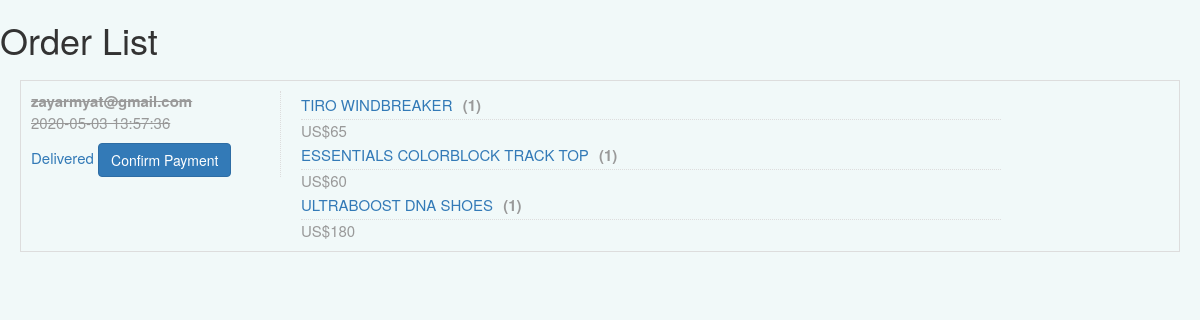
The page /sport-store2/admin/order.php on the database its author committed.
### tables this page shows
CREATE TABLE `orders` (
  `order_id` int(11) NOT NULL,
  `customer` varchar(255) NOT NULL,
  `shipping_id` int(11) NOT NULL,
  `status` int(1) NOT NULL,
  `total_amt` float NOT NULL,
  `total_qty` int(11) NOT NULL,
  `payment_type` varchar(255) NOT NULL,
  `created_date` datetime NOT NULL,
  `modified_date` datetime NOT NULL
);

CREATE TABLE `order_items` (
  `order_item_id` int(11) NOT NULL,
  `order_id` int(11) NOT NULL,
  `product_id` int(11) NOT NULL,
  `product_name` varchar(255) NOT NULL,
  `price` varchar(255) NOT NULL,
  `units` int(11) NOT NULL,
  `total` varchar(255) NOT NULL,
  `customer` varchar(255) NOT NULL
);

CREATE TABLE `product` (
  `id` int(11) NOT NULL,
  `product_name` varchar(255) NOT NULL,
  `categories` varchar(255) NOT NULL,
  `sub_cat` varchar(255) NOT NULL,
  `brand` varchar(255) NOT NULL,
  `supplier` varchar(255) NOT NULL,
  `description` text NOT NULL,
  `price` varchar(50) NOT NULL,
  `cover` varchar(255) NOT NULL,
  `qty` int(11) NOT NULL,
  `created_date` datetime NOT NULL,
  `modified_date` datetime NOT NULL
);

### sport-store2/admin/order.php (the view, shortened to what this page needs)
<?php
   include('../confs/config.php');
   include('header.php');
?>
<link rel="stylesheet" type="text/css" href="css/order.css">
<h1>Order List</h1>
<?php
	$orders = mysqli_query($mysqli,"SELECT * FROM orders"); ?>
	<ul class="orders">
	<?php while($order = mysqli_fetch_assoc($orders)):
?>
 <?php if($order['status']): ?>
 	<li class="delivered">
 <?php else: ?>
 	<li>
 <?php endif; ?>
 <div class="order">
 	<b><?php echo $order['customer']; ?></b>
 	<p><?php echo $order['created_date']; ?></p>
 	<?php if($order['status'] == 0){ ?>
 	<a href="order_status.php?id=<?php echo $order['order_id']?>&status=0" >Undo</a>
 	<?php }else if($order['status'] == 2){ ?>
 	<a href="order_status.php?id=<?php echo $order['order_id']?>&status=2" >Waiting Payment</a>
 <?php }else{ ?>
 	<a href="order_status.php?id=<?php echo $order['order_id']?>&status=1"
 	>Delivered</a>
 <?php } ?>
    <a href="" class="btn btn-primary">Confirm Payment</a>
 </div>
 <div class="items">
 	<?php
 		$order_id = $order['order_id'];
 		$items = mysqli_query($mysqli,"SELECT order_items.*,product.product_name FROM order_items LEFT JOIN product ON order_items.product_id = product.id WHERE order_items.order_id = $order_id");
 		while($item = mysqli_fetch_assoc($items)):
 		?>
 		<b><a href=""><?php echo $item['product_name'] ?></a>
 		(<?php echo $item['units'] ?>) </b>
 		US$<?php echo $item['price'] ?>
 	<?php endwhile; ?>
 </div>
 	</li>
<?php endwhile; ?>
</ul>

### sport-store2/admin/css/order.css (style rules this page uses)
ul.orders { list-style: none; margin: 20px; padding: 0; line-height: 1.5em; }
ul.orders li { padding: 10px; border: 1px solid #ddd; margin-bottom: 10px; overflow: hidden; font-size: 15px; }
ul.orders .order { float: left; width: 250px; border-right: 1px dotted #ddd; margin-right: 20px; }
ul.orders .items { float: left; width: 700px; }
ul.orders b, ul.orders i, ul.orders span { display: block; }
ul.orders .items a { font-weight: normal; margin-right: 6px; }
ul.orders .items b { border-bottom: 1px dotted #ddd; line-height: 1.8em; }
ul.orders li.delivered { color: #999; }
li.delivered .order b, li.delivered .order i, li.delivered .order p, li.delivered .order span { text-decoration: line-through; }

### rows shown on the page
orders: customer "zayarmyat@gmail.com", created_date "2020-05-03 13:57:36"
order_items: product.product_name "TIRO WINDBREAKER", units "1", price "65"
order_items: product.product_name "ESSENTIALS COLORBLOCK TRACK TOP", units "1", price "60"
order_items: product.product_name "ULTRABOOST DNA SHOES", units "1", price "180"
